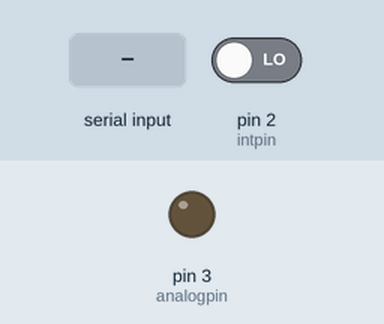
Simulated run of this sketch. Board: Arduino Uno, built with avr-gcc and run on an emulated ATmega328P. Parts: output pins drawn as LEDs (lit = HIGH). Inputs (shaded band) come from the test bench; at power-on: pin 2 (intpin) LOW. What the sketch prints to the serial monitor is not drawn.

Above: at 1.2 s.
1.3 s: "a" received over Serial
At 2.4 s:
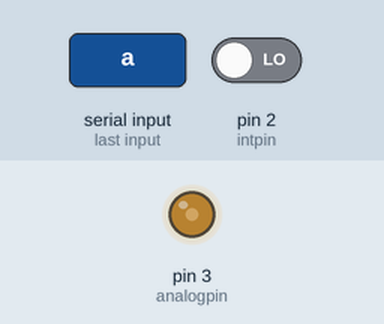
2.8 s: "b" received over Serial
At 3.5 s:
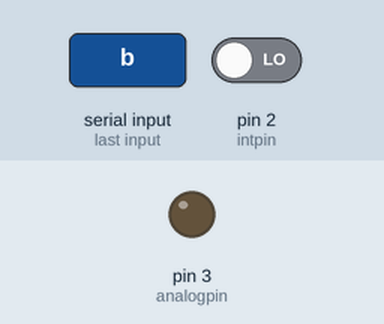
Timing chart, 0 to 5.8 s (numbered marks = the images above; inputs shaded):
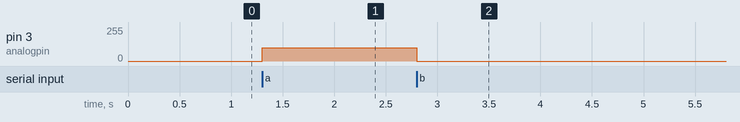

Measured:
- after the input at 1.3 s, pin 3 (analogpin): 0/255 → 100/255 at once
- after the input at 2.8 s, pin 3 (analogpin): 100/255 → 0/255 at once

The sketch:

sol11.ino
```cpp
#define intpin 2
#define analogpin 3

volatile int t=0;
volatile int count=0;
int ctrint=-1;

void setup() {
  pinMode(intpin, INPUT);
  attachInterrupt(digitalPinToInterrupt(intpin), counting, RISING);
  Serial.begin(9600);
  analogWrite(analogpin,0);
  Serial.println("(a)스톱워치 시작 (b)스톱워치 중지 (c)스톱워치 초기화");
}

void loop() {
  if(Serial.available()>0){
    char inchar=Serial.read();
    if(inchar=='a'){
      analogWrite(analogpin,100);
    }
    else if(inchar=='b'){
      analogWrite(analogpin,0);
    }
    else if(inchar=='c'){
      t=0;
      analogWrite(analogpin,0);
    }
  }
  if(ctrint!=t){
    Serial.print("\r"); Serial.print(t);
    ctrint=t;
  }
}

void counting(){
  count++;
  if(count==490){
    t++;
    count=0;
  }
}
```
